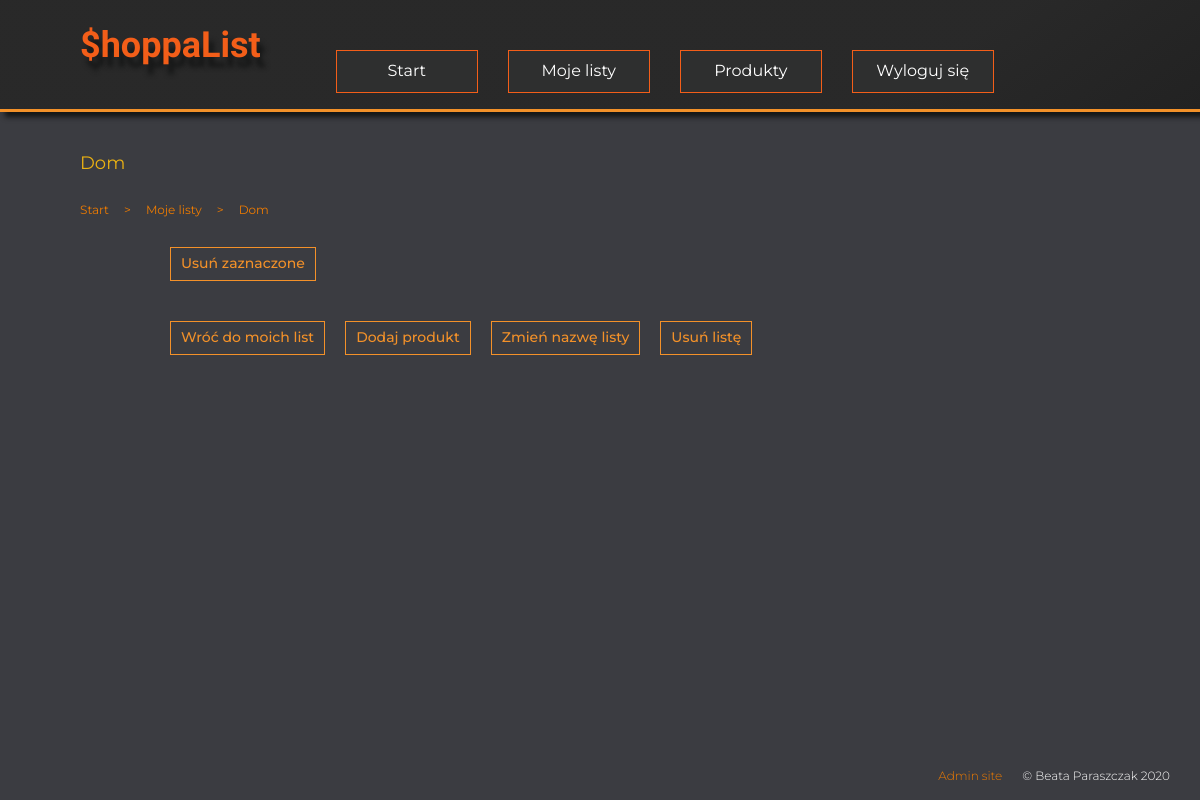
/categories/5/ (signed in), run on an earlier commit of the app's database.
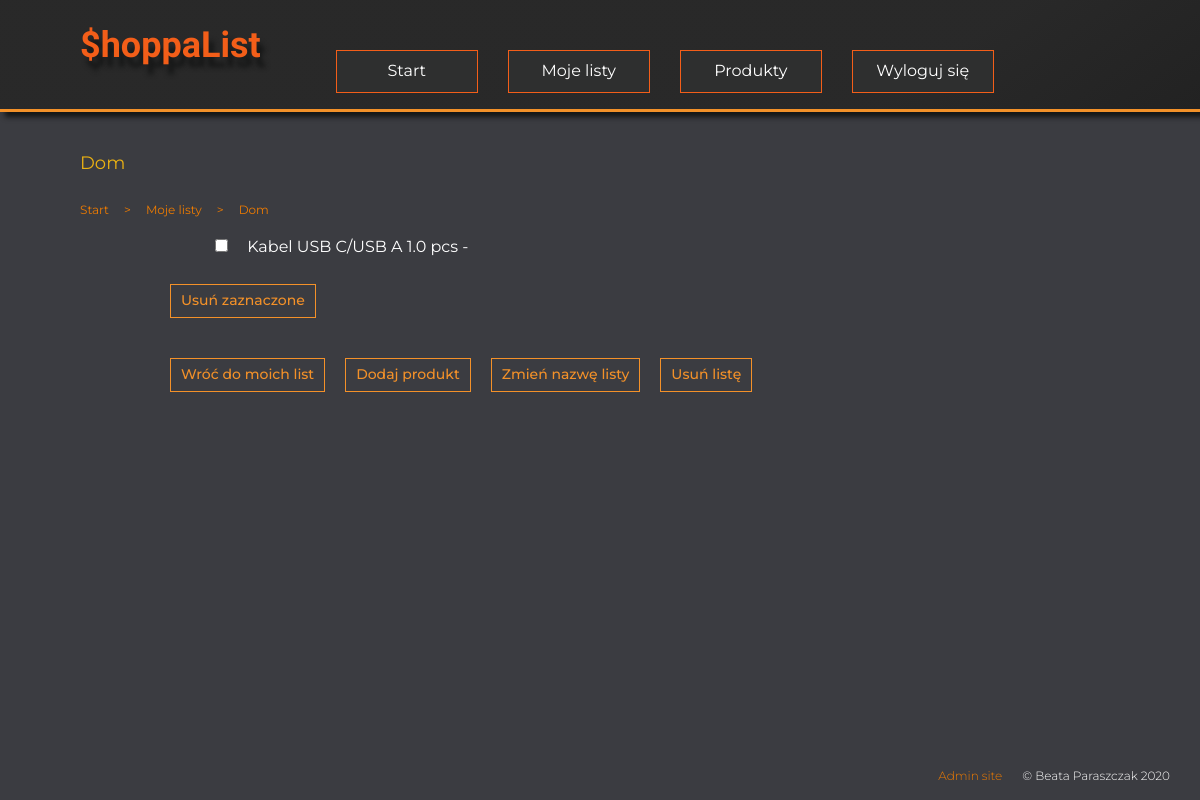
And on a later commit of the database.
### shopping/models.py (models this page shows, shortened)
class Product(models.Model):
    UNITS = [
        ('pcs', 'szt.'),
        ('box', 'op.'),
        ('bottle', 'but.'),
        ('kg', 'kg'),
        ('dag', 'dag'),
        ('l', 'l'),
        ('cm', 'cm'),
        ('m', 'm'),
    ]
    name = models.CharField(max_length=50, verbose_name="Nazwa")
    amount = models.FloatField(blank=True, default=0, verbose_name="Ilość")
    unit = models.CharField(max_length=6, choices=UNITS, default='pcs', verbose_name="Jednostka") #tu rozwijana lista z jednostkami: pcs, kg, l, box, bottle, dag
    comment = models.CharField(max_length=100, blank=True, default='-', verbose_name="Uwagi")
    categories = models.ManyToManyField(
        'Category',
        through='Entry',
        through_fields=('product', 'category'),
        blank=True,
        verbose_name="Nazwa listy"
        )
    owner = models.ForeignKey(User, on_delete=models.PROTECT, blank=True, null=True, verbose_name="Prywatne")
    def __str__(self):
        return f"{self.name} {self.amount} {self.unit} {self.comment}"
    class Meta:
        verbose_name = 'Product'
        verbose_name_plural = 'Products'

### shopping/views.py (the view, shortened to what this page needs)
# urls.py: path('categories/<int:pk>/', views.CategoryDetails.as_view(), name="category"),
class CategoryDetails(FormMixin, DetailView, ProcessFormView):
    template_name = 'shopping/category.html'
    form_class = DeleteSelectedForm
    context_object_name = 'name'
    def get_context_data(self, **kwargs):
        context = super().get_context_data(**kwargs)
        context['title'] = '{0}'.format(self.object)
        return context
    def get_queryset(self):
        prefetch = Prefetch('product_set', queryset=Product.objects.filter(Q(owner=self.request.user) | Q(owner__isnull=True)))
        return Category.objects.prefetch_related(prefetch)

### shopping/forms.py
class DeleteSelectedForm(forms.Form):
    products = forms.ModelMultipleChoiceField(
                    widget = forms.CheckboxSelectMultiple,
                    queryset = Product.objects.all(),
    )

### shopping/models.py (called while the page is built)
    def __str__(self):
        return self.name

### shopping/templates/shopping/category.html (shortened to what this page needs)
{% extends "base.html" %}
{% block content %}
<ul class="breadcrumb">
    <li><a href="{% url 'index' %}">Start</a></li>
    <li>&gt</li>
    <li><a href="{% url 'categories' %}">Moje listy</a></li>
    <li>&gt</li>
    <li><a href="{% url 'category' pk=object.pk %}">{{ object }}</a></li>
</ul>
<form method="POST">
    <ul>
        {% for p in object.product_set.all %}
        <li><input type="checkbox" name="products" value="{{ p.pk }}">&nbsp;<a
                href="{% url 'product' pk=p.pk %}">{{ p }}</a>
        </li>
        {% endfor %}
    </ul>
    <input class="sub" type="submit" value="Usuń zaznaczone">
</form>
<ul class="buttons">
    <li><a class="sub" href="{% url 'categories' %}">Wróć do moich list</a></li>
    <li><a class="sub" href="{% url 'p_add' %}">Dodaj produkt</a></li>
    <li><a class="sub" href="{% url 'c_edit' pk=object.pk %}">Zmień nazwę listy</a></li>
    <li><a class="sub" href="{% url 'c_delete' pk=object.pk %}">Usuń listę</a></li>
</ul>
{% endblock %}

What changed in the data, as far as the page shows it:
added Product: name+amount+unit "Kabel USB C/USB A 1.0 pcs -"
